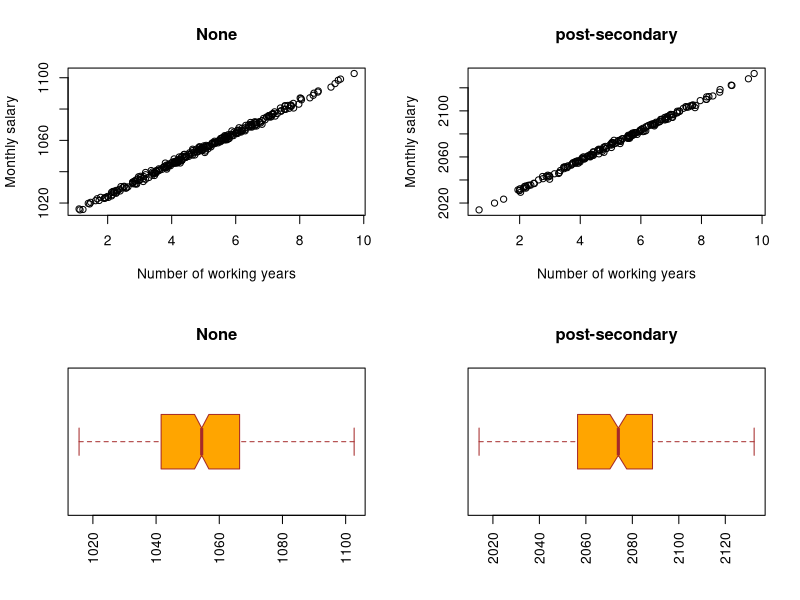

This chart was generated by the following R code:
## ---- chunk 1
library(truncnorm)

N=600
x<-seq(1,N) # list of units

# we constrcut 3 strata
# response variable: monthly salary
# explanatory variable: education level
work_year <- rtruncnorm(600, 0, 30, 5, 2)

# no post-secondary education
y1 <- 1000 + 10 * work_year[1:300] + rtruncnorm(300, 0, 20, 5, 1)

# has post-secondary but without post-graduate education
y2 <- 2000 + 13 * work_year[301:500] + rtruncnorm(200, 0, 20, 5, 1)

# has post-graduate education
y3 <- 3000 + 15 * work_year[501:600] + rtruncnorm(100, 0, 20, 5, 1)
y <- c(y1, y2, y3)

par(mfrow=c(2,2))
plot(work_year[1:300], y1, "p", main="None", xlab="Number of working years", ylab="Monthly salary")
plot(work_year[301:500], y2, "p", main="post-secondary", xlab="Number of working years", ylab="Monthly salary")
boxplot(y1, main = "None", at = c(1), names = c("None"), las = 2, col = c("orange"), border = "brown", horizontal = TRUE, notch = TRUE)
boxplot(y2, main = "post-secondary", at = c(1), names = c("post-secondary"), las = 2, col = c("orange"), border = "brown", horizontal = TRUE, notch = TRUE)

# To estimate the population mean 
# SRS
mean(y)

ind=sample(x,30,replace=FALSE)
mean(y[ind])

# Stratified sampling
ind1=sample(x[1:300],15,replace=FALSE)
ind2=sample(x[301:500], 10, replace=FALSE)
ind3=sample(x[501:600], 5, replace=FALSE)
mean(y[c(ind1,ind2,ind3)])

# compare within-strata and between-strata variance
sd(c(mean(y1), mean(y2), mean(y3)))

c(sd(y1), sd(y2), sd(y3))

# Compare the estimator variance
es_var<-function(s){
  mean1<-rep(0,s)
  mean2<-mean1
  for (i in 1:s){
    ind<-sample(x,30,replace=FALSE)
    mean1[i]<-mean(y[ind])
    ind1=sample(x[1:300],15,replace=FALSE)
    ind2=sample(x[301:500],10,replace=FALSE)
    ind3=sample(x[501:600],5,replace=FALSE)
    mean2[i]<-mean(y[c(ind1,ind2,ind3)])
  }
  print(c(sd(mean1),sd(mean2)))
}
es_var(20)

es_var(5)

es_var(10)

# Compute the estimator variance
within_var<-function(vec){
  N_vec<-c(300,200,100)
  N_cum<-cumsum(N_vec)
  temp<-rep(0,length(N_vec))
  for (i in 1:length(N_vec)){
    ind<-sample(x[(N_cum[i]-N_vec[i]+1):N_cum[i]],vec[i],replace=FALSE)
    temp[i]<-(1-vec[i]/N_vec[i])*(N_vec[i]/sum(N_vec))^2*sd(y[ind])^2/vec[i]
  }
  return(temp)
}
sqrt(sum(within_var(c(15,10,5))))

##############################
library(sampling)

# Not proportional (not recommended?)
data <- rbind(matrix(rep("nc", 165), 165, 1, byrow = TRUE),
              matrix(rep("sc", 70), 70, 1, byrow = TRUE))
data <- cbind(data, c(rep(1, 100), rep(2, 50), rep(3, 15), rep(1, 30), rep(2, 40)),
              1000 * runif(235))
data<-as.data.frame(data)
names(data)=c("state","region","income")

table(data$region,data$state)

s <- sampling:::strata(data, stratanames = c("region"), size = c(10, 4, 6), method = "srswor")
mydata <- getdata(data, s)
mydata
